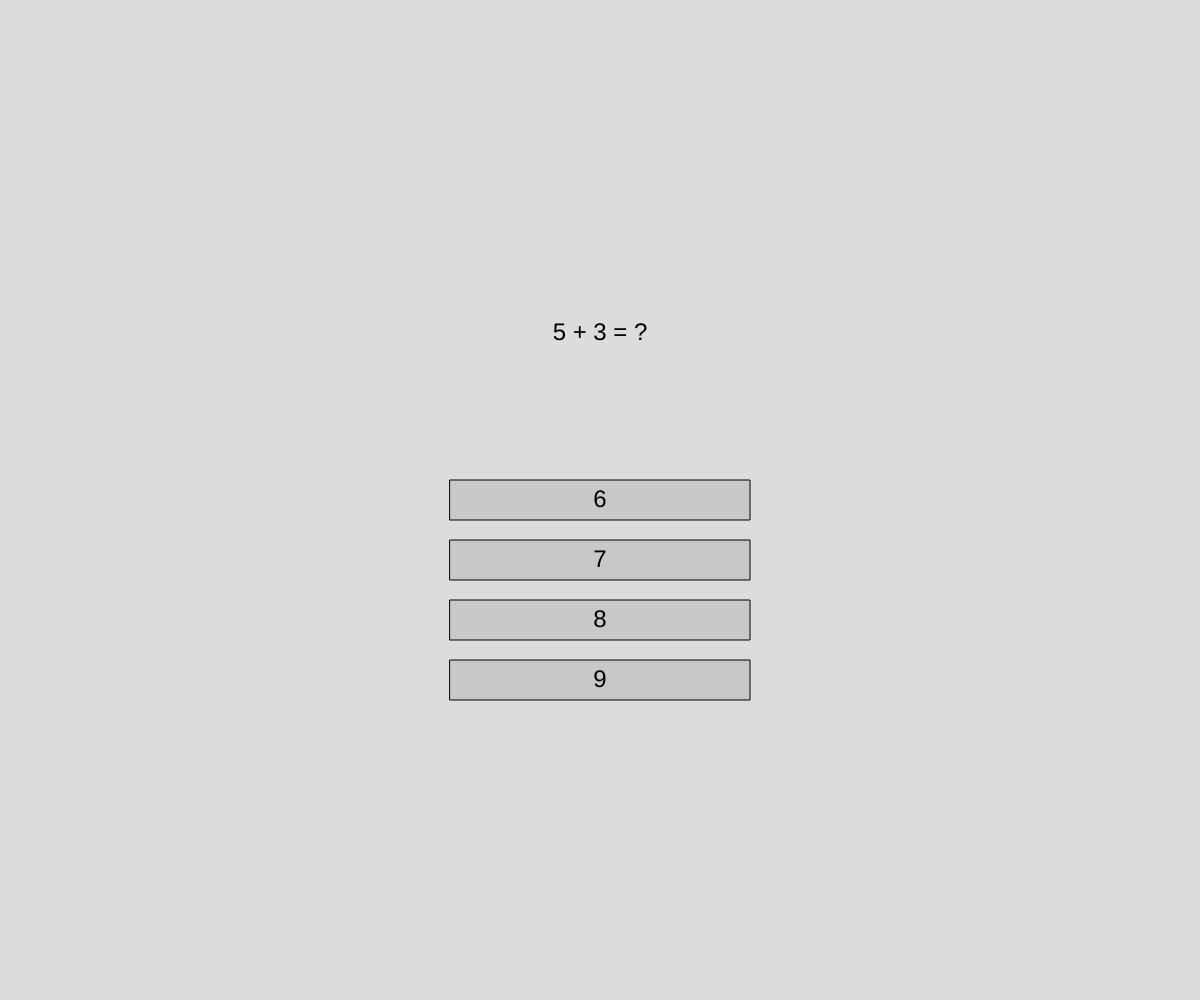
Frame 1 (no input)
Frame 60 (no input): identical to frame 1, image omitted
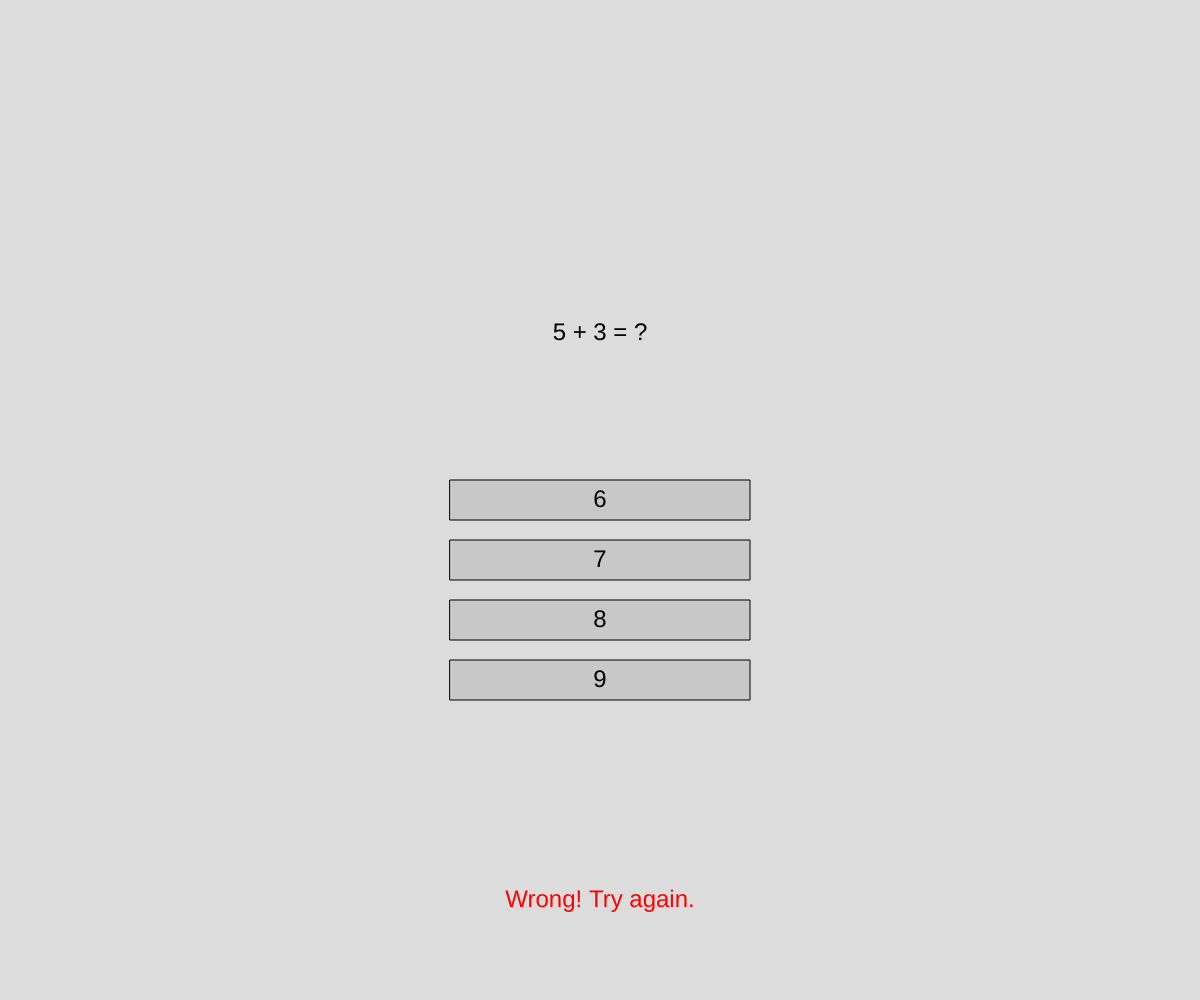
Frame 120 (the mouse pressed at the canvas centre since frame 60)

The p5.js sketch that drew these frames (run headless with seeded random() and noise() and a simulated clock; from frame 60 on, the mouse is pressed at the canvas centre):

// p5.js sketch
// ── sketch.js
let questions = [
  { question: "5 + 3 = ?", options: [6, 7, 8, 9], answer: 8 },
  { question: "12 - 4 = ?", options: [6, 7, 8, 9], answer: 8 },
  { question: "6 * 2 = ?", options: [10, 11, 12, 13], answer: 12 }
];

let currentQuestion = 0;
let feedback = "";
let feedbackColor = 0; // 回饋文字顏色
let selectedOption = -1;

function setup() {
  createCanvas(windowWidth, windowHeight); // 畫布布滿整個視窗
  textSize(24); // 調整文字大小
  textAlign(CENTER, CENTER); // 文字置中對齊
}

function draw() {
  background(220);

  if (currentQuestion < questions.length) {
    // 顯示問題，將位置稍微往下移
    fill(0); // 確保題目顏色為黑色
    text(questions[currentQuestion].question, width / 2, height / 3);

    // 顯示選項
    for (let i = 0; i < 4; i++) {
      let y = height / 2 + i * 60;
      if (i === selectedOption) {
        fill(200, 200, 255); // 高亮選中的選項
        rect(width / 2 - 150, y - 20, 300, 40);
        fill(0);
      } else {
        fill(200);
        rect(width / 2 - 150, y - 20, 300, 40);
        fill(0);
      }
      text(questions[currentQuestion].options[i], width / 2, y);
    }

    // 顯示回饋
    fill(feedbackColor); // 使用動態顏色
    text(feedback, width / 2, height - 100);
  } else {
    // 顯示測驗結束訊息
    fill(0); // 確保文字顏色為黑色
    text("Quiz Finished!", width / 2, height / 2 - 50);
    text("Refresh to try again.", width / 2, height / 2 + 50);
  }
}

function mousePressed() {
  if (currentQuestion < questions.length) {
    for (let i = 0; i < 4; i++) {
      let y = height / 2 + i * 60;
      if (mouseX > width / 2 - 150 && mouseX < width / 2 + 150 && mouseY > y - 20 && mouseY < y + 20) {
        checkAnswer(i);
      }
    }
  }
}

function checkAnswer(selectedOption) {
  let selectedAnswer = questions[currentQuestion].options[selectedOption];
  if (selectedAnswer === questions[currentQuestion].answer) {
    feedback = "Correct!"; // 答對回饋
    feedbackColor = color(0, 128, 0); // 深綠色文字
    // 進入下一題
    setTimeout(() => {
      feedback = ""; // 清空回饋
      currentQuestion++;
    }, 1000); // 1 秒後進入下一題
  } else {
    feedback = "Wrong! Try again."; // 答錯回饋
    feedbackColor = color(255, 0, 0); // 紅色文字
  }
}

function windowResized() {
  resizeCanvas(windowWidth, windowHeight); // 畫布隨視窗大小調整
}
